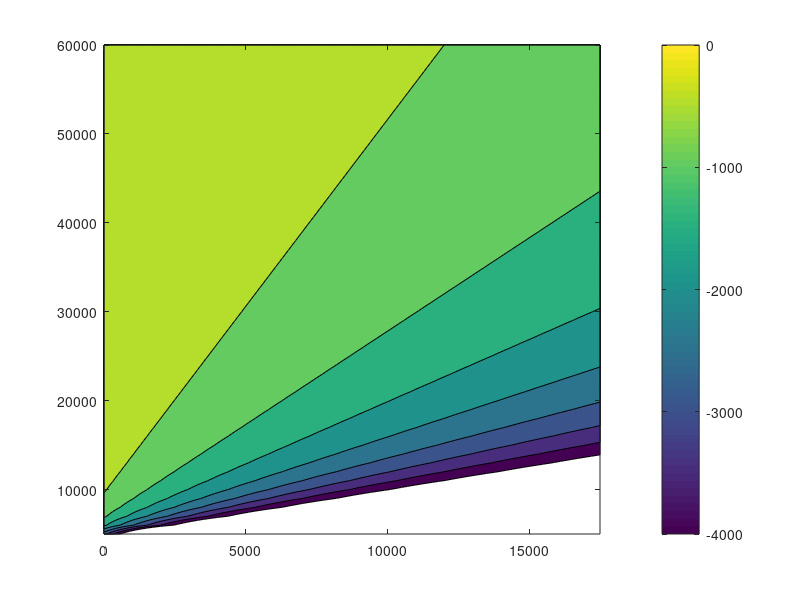

Here is the MATLAB script that generated this plot:
idm.v0 = 17500; % desired velocity
idm.T = 1.5; % Safe time headway
idm.a = 1400; % maximum acceleration
idm.b = 2000; %desired deceleration
idm.delta = 4; %acceleration exponent
idm.s0 = 2000; % minimum distance
idm.l = 4000; % vehicle length
idm.coolness = 0.99;

x_grid = 0:100:17500; % 自車速度
y_grid = 5000:1000:60000; % 車間距離

[X,Y] = meshgrid(x_grid,y_grid);

acceleration = -idm.a*((idm.s0+idm.T*X)./(Y-idm.l));


itvl= -4000:500:0;
contourf(X,Y,acceleration,'LevelList',itvl);
xlim([0, 17500]);
ylim([5000, 60000]);
caxis([-4000,0])
colorbar
hold on